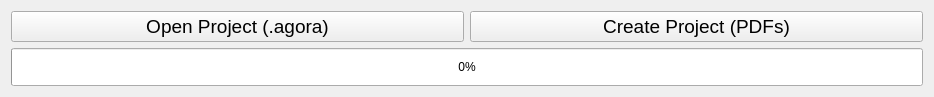
<?xml version="1.0" encoding="UTF-8"?>
<ui version="4.0">
 <class>LoadData</class>
 <widget class="QWidget" name="LoadData">
  <property name="geometry">
   <rect>
    <x>0</x>
    <y>0</y>
    <width>934</width>
    <height>97</height>
   </rect>
  </property>
  <property name="sizePolicy">
   <sizepolicy hsizetype="Expanding" vsizetype="Expanding">
    <horstretch>0</horstretch>
    <verstretch>0</verstretch>
   </sizepolicy>
  </property>
  <property name="minimumSize">
   <size>
    <width>451</width>
    <height>60</height>
   </size>
  </property>
  <property name="maximumSize">
   <size>
    <width>9999</width>
    <height>9999</height>
   </size>
  </property>
  <property name="windowTitle">
   <string>Create or Open Project</string>
  </property>
  <layout class="QVBoxLayout" name="verticalLayout">
   <item>
    <layout class="QHBoxLayout" name="horizontalLayout">
     <item>
      <widget class="QPushButton" name="openJSONButton">
       <property name="font">
        <font>
         <pointsize>14</pointsize>
        </font>
       </property>
       <property name="text">
        <string>Open Project (.agora)</string>
       </property>
      </widget>
     </item>
     <item>
      <widget class="QPushButton" name="openPDFsButton">
       <property name="font">
        <font>
         <pointsize>14</pointsize>
        </font>
       </property>
       <property name="text">
        <string>Create Project (PDFs)</string>
       </property>
      </widget>
     </item>
    </layout>
   </item>
   <item>
    <widget class="QProgressBar" name="progressBar">
     <property name="sizePolicy">
      <sizepolicy hsizetype="Expanding" vsizetype="Expanding">
       <horstretch>0</horstretch>
       <verstretch>0</verstretch>
      </sizepolicy>
     </property>
     <property name="value">
      <number>0</number>
     </property>
     <property name="alignment">
      <set>Qt::AlignCenter</set>
     </property>
     <property name="orientation">
      <enum>Qt::Horizontal</enum>
     </property>
     <property name="invertedAppearance">
      <bool>false</bool>
     </property>
     <property name="textDirection">
      <enum>QProgressBar::BottomToTop</enum>
     </property>
    </widget>
   </item>
  </layout>
 </widget>
 <resources/>
 <connections/>
</ui>
